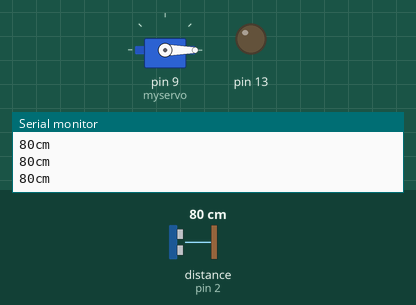
Recording of a sketch running on a simulated Arduino Uno, built with avr-gcc and run on an emulated ATmega328P. Shown: servo, output pins drawn as LEDs (lit = HIGH), the last lines printed to the serial monitor. Wiring (inferred from the names in the program): ultrasonic range finder: trigger pin 4; echo pin 2. Inputs (shaded band) come from the test bench; at power-on: distance to the obstacle (sensor on pin 2) 80 cm. The echo pulse lasts 58.3 µs per cm; pins used as bus, display or sensor lines are not drawn.

Above: at 1.2 s.
1.3 s: distance to the obstacle (sensor on pin 2) set to 44 cm
2.8 s: distance to the obstacle (sensor on pin 2) set to 38 cm
At 4.0 s:
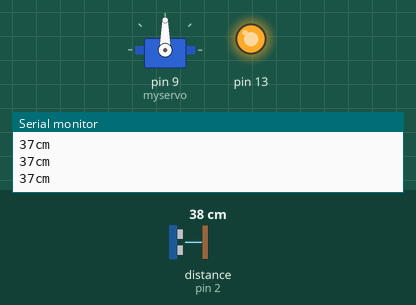
4.3 s: distance to the obstacle (sensor on pin 2) set to 60 cm
At 5.5 s:
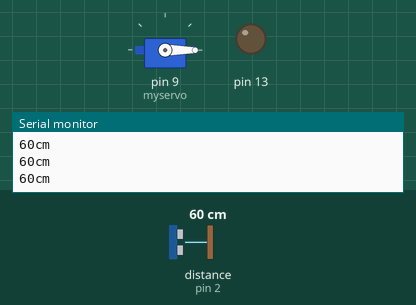
5.8 s: distance to the obstacle (sensor on pin 2) set to 2 cm
At 7.1 s:
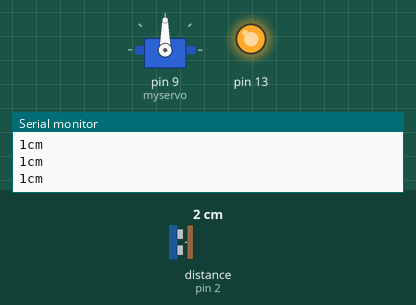
Timing chart, 0 to 8.3 s (numbered marks = the images above; inputs shaded):
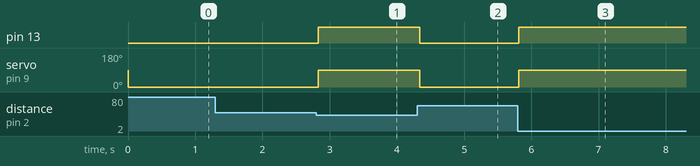

Measured:
- the behaviour switches between 41 and 40 cm on distance to the obstacle (sensor on pin 2) (found by bisection; images 0 and 1)
- after the input at 2.8 s, pin 13: LOW → HIGH at once; servo on pin 9 (myservo): 0° → 90° at once
- after the input at 4.3 s, pin 13: HIGH → LOW at once; servo on pin 9 (myservo): 90° → 0° at once
- after the input at 5.8 s, pin 13: LOW → HIGH at once; servo on pin 9 (myservo): 0° → 90° at once

The sketch:

Assg_1.ino
```cpp
// C++ code
//

#include <Servo.h>
Servo myservo; // create servo object to control a servo
const int trigPin = 4;
const int echoPin = 2;

void setup()
{
  Serial.begin(9600); // initialize serial communication
  myservo.attach(9);  //attaches the servo on pin 9 to the servo object
}

void loop()
{
  long duration, cm;
  pinMode(13, OUTPUT);
  pinMode(trigPin, OUTPUT);

  digitalWrite(trigPin, LOW);
  delayMicroseconds(2);
  digitalWrite(trigPin, HIGH);
  delayMicroseconds(20);
  digitalWrite(trigPin, LOW);

  pinMode(echoPin, INPUT);

  duration = pulseIn(echoPin, HIGH);  //read echo

  cm = microsecondsToCentimeters(duration); // convert time into a distance
  if ( cm < 40 )
  {
  digitalWrite(13, HIGH);
    myservo.write(90); // sets the final servo position
    delay(10);
  }
  else
  {
    digitalWrite(13, LOW);
    myservo.write(0); //sets the initial servo position
    delay(10);
  }
  Serial.print(cm); //print distance on serial window
  Serial.print("cm");
  Serial.println();
  delay(50);


}
long microsecondsToCentimeters(long microseconds) {
// The speed of sound is 340 m/s or 29 microseconds per centimeter.
return microseconds / 29 / 2;
}
```
